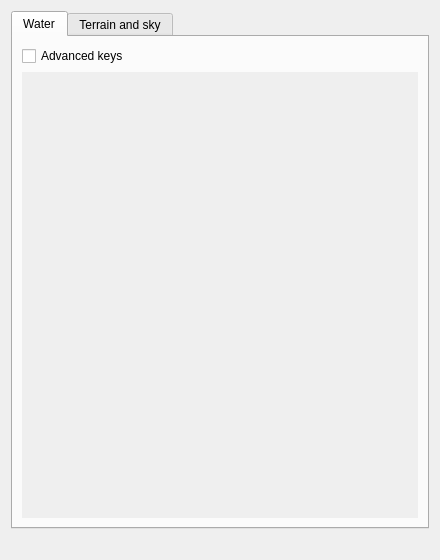
<?xml version="1.0" encoding="UTF-8"?>
<ui version="4.0">
 <class>WBQtWaterTuningPanel</class>
 <widget class="QWidget" name="WBQtWaterTuningPanel">
  <property name="geometry">
   <rect>
    <x>0</x>
    <y>0</y>
    <width>440</width>
    <height>560</height>
   </rect>
  </property>
  <property name="windowTitle">
   <string>Water tuning</string>
  </property>
  <layout class="QVBoxLayout" name="rootLayout">
   <item>
    <widget class="QTabWidget" name="tabs">
     <property name="currentIndex">
      <number>0</number>
     </property>
     <widget class="QWidget" name="waterPage">
      <attribute name="title">
       <string>Water</string>
      </attribute>
      <layout class="QVBoxLayout" name="waterLayout">
       <item>
        <widget class="QCheckBox" name="advancedCheck">
         <property name="toolTip">
          <string>Show every water key, not only the main ones</string>
         </property>
         <property name="text">
          <string>Advanced keys</string>
         </property>
        </widget>
       </item>
       <item>
        <widget class="QScrollArea" name="scroll">
         <property name="frameShape">
          <enum>QFrame::NoFrame</enum>
         </property>
         <property name="widgetResizable">
          <bool>true</bool>
         </property>
         <widget class="QWidget" name="rowsHost">
          <layout class="QGridLayout" name="rowsGrid" columnstretch="1,0,0,0,0"/>
         </widget>
        </widget>
       </item>
      </layout>
     </widget>
     <widget class="QWidget" name="terrainPage">
      <attribute name="title">
       <string>Terrain and sky</string>
      </attribute>
      <layout class="QVBoxLayout" name="terrainLayout">
       <item>
        <widget class="QScrollArea" name="terrainScroll">
         <property name="frameShape">
          <enum>QFrame::NoFrame</enum>
         </property>
         <property name="widgetResizable">
          <bool>true</bool>
         </property>
         <widget class="QWidget" name="terrainHost">
          <layout class="QGridLayout" name="terrainGrid" columnstretch="1,0,0,0,0"/>
         </widget>
        </widget>
       </item>
      </layout>
     </widget>
    </widget>
   </item>
   <item>
    <widget class="QLabel" name="statusLabel">
     <property name="wordWrap">
      <bool>true</bool>
     </property>
    </widget>
   </item>
  </layout>
 </widget>
 <resources/>
 <connections/>
</ui>
